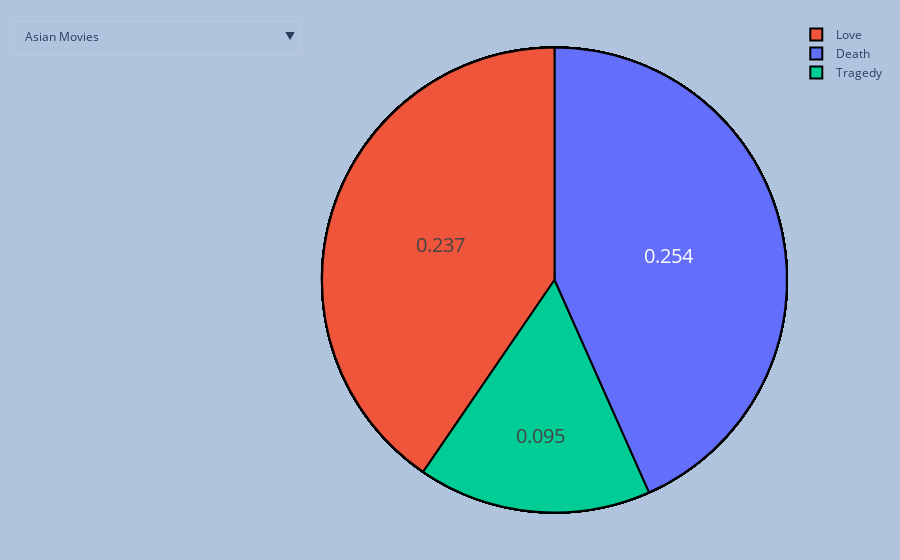

Write notebook code for a chart like this one.
### Code cell
import plotly.graph_objects as go
import numpy as np
import pandas as pd

theme_columns = ["death", "love", "tragedy"]

unique_genre = list()
MOVIES["new_genres"].apply(lambda x: unique_genre.extend(ast.literal_eval(x)))
unique_genre = list(set(unique_genre))
df_themes = MOVIES[theme_columns + ['new_genres']]
dict_themes = {}
for genre in unique_genre:
    df_temp = df_themes[df_themes["new_genres"].apply(lambda x: genre in x)]
    dict_themes[genre] = df_temp[theme_columns].mean().values

df_themes = pd.DataFrame.from_dict(dict_themes, orient="index")
df_themes = df_themes.set_axis(theme_columns, axis=1)

# Create figure
fig = go.Figure()


# Add traces for sin, cos, and tan
for genre in df_themes.index.values:
    df = df_themes.loc[df_themes.index == genre]
    fig.add_trace(go.Pie(labels=df.columns.str.capitalize().values, values=np.round(df.values[0], 3) , name=genre))

# Add dropdown menu to toggle traces
fig.update_layout(
    updatemenus=[
        dict(
            buttons=[
                dict(label=genre,
                     method='update',
                     args=[{'visible': [False if i !=idx else True for i in range(len(df_themes.index.values))]}])
                for idx, genre in enumerate(df_themes.index.values)
            ],
            direction='down',
        )
    ]
)
fig.update_traces(hoverinfo='label+percent', textinfo='value', textfont_size=20,
                  marker=dict(colors=plotly.colors.qualitative.Plotly, line=dict(color='#000000', width=2)))
        
fig.update_layout(
    margin=dict(l=20, r=20, t=20, b=20),
    paper_bgcolor="LightSteelBlue",)

fig.show()
# Save as HTML
fig.write_html("saved_plot.html", auto_open=False)

### Figure 1 — Plotly figure (JSON) as saved in the notebook; plotly's stock layout.template omitted (floating-point values rounded to 4 significant figures)
{"data": [{"hoverinfo": "label+percent", "labels": ["Death", "Love", "Tragedy"], "marker": {"colors": ["#636EFA", "#EF553B", "#00CC96", "#AB63FA", "#FFA15A", "#19D3F3", "#FF6692", "#B6E880", "#FF97FF", "#FECB52"], "line": {"color": "#000000", "width": 2}}, "name": "Asian Movies", "textfont": {"size": 20}, "textinfo": "value", "type": "pie", "values": [0.326, 0.386, 0.107]}, {"hoverinfo": "label+percent", "labels": ["Death", "Love", "Tragedy"], "marker": {"colors": ["#636EFA", "#EF553B", "#00CC96", "#AB63FA", "#FFA15A", "#19D3F3", "#FF6692", "#B6E880", "#FF97FF", "#FECB52"], "line": {"color": "#000000", "width": 2}}, "name": "Action/Adventure", "textfont": {"size": 20}, "textinfo": "value", "type": "pie", "values": [0.429, 0.264, 0.103]}, {"hoverinfo": "label+percent", "labels": ["Death", "Love", "Tragedy"], "marker": {"colors": ["#636EFA", "#EF553B", "#00CC96", "#AB63FA", "#FFA15A", "#19D3F3", "#FF6692", "#B6E880", "#FF97FF", "#FECB52"], "line": {"color": "#000000", "width": 2}}, "name": "Horror", "textfont": {"size": 20}, "textinfo": "value", "type": "pie", "values": [0.554, 0.197, 0.109]}, {"hoverinfo": "label+percent", "labels": ["Death", "Love", "Tragedy"], "marker": {"colors": ["#636EFA", "#EF553B", "#00CC96", "#AB63FA", "#FFA15A", "#19D3F3", "#FF6692", "#B6E880", "#FF97FF", "#FECB52"], "line": {"color": "#000000", "width": 2}}, "name": "Disaster/Dystopia", "textfont": {"size": 20}, "textinfo": "value", "type": "pie", "values": [0.48, 0.251, 0.195]}, {"hoverinfo": "label+percent", "labels": ["Death", "Love", "Tragedy"], "marker": {"colors": ["#636EFA", "#EF553B", "#00CC96", "#AB63FA", "#FFA15A", "#19D3F3", "#FF6692", "#B6E880", "#FF97FF", "#FECB52"], "line": {"color": "#000000", "width": 2}}, "name": "Western", "textfont": {"size": 20}, "textinfo": "value", "type": "pie", "values": [0.352, 0.202, 0.06]}, {"hoverinfo": "label+percent", "labels": ["Death", "Love", "Tragedy"], "marker": {"colors": ["#636EFA", "#EF553B", "#00CC96", "#AB63FA", "#FFA15A", "#19D3F3", "#FF6692", "#B6E880", "#FF97FF", "#FECB52"], "line": {"color": "#000000", "width": 2}}, "name": "Music/Dance", "textfont": {"size": 20}, "textinfo": "value", "type": "pie", "values": [0.213, 0.417, 0.086]}, {"hoverinfo": "label+percent", "labels": ["Death", "Love", "Tragedy"], "marker": {"colors": ["#636EFA", "#EF553B", "#00CC96", "#AB63FA", "#FFA15A", "#19D3F3", "#FF6692", "#B6E880", "#FF97FF", "#FECB52"], "line": {"color": "#000000", "width": 2}}, "name": "Comedy", "textfont": {"size": 20}, "textinfo": "value", "type": "pie", "values": [0.241, 0.362, 0.094]}, {"hoverinfo": "label+percent", "labels": ["Death", "Love", "Tragedy"], "marker": {"colors": ["#636EFA", "#EF553B", "#00CC96", "#AB63FA", "#FFA15A", "#19D3F3", "#FF6692", "#B6E880", "#FF97FF", "#FECB52"], "line": {"color": "#000000", "width": 2}}, "name": "Unconventional", "textfont": {"size": 20}, "textinfo": "value", "type": "pie", "values": [0.366, 0.311, 0.123]}, {"hoverinfo": "label+percent", "labels": ["Death", "Love", "Tragedy"], "marker": {"colors": ["#636EFA", "#EF553B", "#00CC96", "#AB63FA", "#FFA15A", "#19D3F3", "#FF6692", "#B6E880", "#FF97FF", "#FECB52"], "line": {"color": "#000000", "width": 2}}, "name": "Old-fashioned/classical style", "textfont": {"size": 20}, "textinfo": "value", "type": "pie", "values": [0.224, 0.3, 0.073]}, {"hoverinfo": "label+percent", "labels": ["Death", "Love", "Tragedy"], "marker": {"colors": ["#636EFA", "#EF553B", "#00CC96", "#AB63FA", "#FFA15A", "#19D3F3", "#FF6692", "#B6E880", "#FF97FF", "#FECB52"], "line": {"color": "#000000", "width": 2}}, "name": "War/combat", "textfont": {"size": 20}, "textinfo": "value", "type": "pie", "values": [0.361, 0.267, 0.11]}, {"hoverinfo": "label+percent", "labels": ["Death", "Love", "Tragedy"], "marker": {"colors": ["#636EFA", "#EF553B", "#00CC96", "#AB63FA", "#FFA15A", "#19D3F3", "#FF6692", "#B6E880", "#FF97FF", "#FECB52"], "line": {"color": "#000000", "width": 2}}, "name": "Short Film", "textfont": {"size": 20}, "textinfo": "value", "type": "pie", "values": [0.201, 0.203, 0.084]}, {"hoverinfo": "label+percent", "labels": ["Death", "Love", "Tragedy"], "marker": {"colors": ["#636EFA", "#EF553B", "#00CC96", "#AB63FA", "#FFA15A", "#19D3F3", "#FF6692", "#B6E880", "#FF97FF", "#FECB52"], "line": {"color": "#000000", "width": 2}}, "name": "Adaptation", "textfont": {"size": 20}, "textinfo": "value", "type": "pie", "values": [0.391, 0.368, 0.131]}, {"hoverinfo": "label+percent", "labels": ["Death", "Love", "Tragedy"], "marker": {"colors": ["#636EFA", "#EF553B", "#00CC96", "#AB63FA", "#FFA15A", "#19D3F3", "#FF6692", "#B6E880", "#FF97FF", "#FECB52"], "line": {"color": "#000000", "width": 2}}, "name": "Mystery/Suspense", "textfont": {"size": 20}, "textinfo": "value", "type": "pie", "values": [0.547, 0.224, 0.092]}, {"hoverinfo": "label+percent", "labels": ["Death", "Love", "Tragedy"], "marker": {"colors": ["#636EFA", "#EF553B", "#00CC96", "#AB63FA", "#FFA15A", "#19D3F3", "#FF6692", "#B6E880", "#FF97FF", "#FECB52"], "line": {"color": "#000000", "width": 2}}, "name": "Children's/Family", "textfont": {"size": 20}, "textinfo": "value", "type": "pie", "values": [0.29, 0.327, 0.132]}, {"hoverinfo": "label+percent", "labels": ["Death", "Love", "Tragedy"], "marker": {"colors": ["#636EFA", "#EF553B", "#00CC96", "#AB63FA", "#FFA15A", "#19D3F3", "#FF6692", "#B6E880", "#FF97FF", "#FECB52"], "line": {"color": "#000000", "width": 2}}, "name": "Holiday Film", "textfont": {"size": 20}, "textinfo": "value", "type": "pie", "values": [0.283, 0.37, 0.199]}, {"hoverinfo": "label+percent", "labels": ["Death", "Love", "Tragedy"], "marker": {"colors": ["#636EFA", "#EF553B", "#00CC96", "#AB63FA", "#FFA15A", "#19D3F3", "#FF6692", "#B6E880", "#FF97FF", "#FECB52"], "line": {"color": "#000000", "width": 2}}, "name": "Other", "textfont": {"size": 20}, "textinfo": "value", "type": "pie", "values": [0.39, 0.304, 0.123]}, {"hoverinfo": "label+percent", "labels": ["Death", "Love", "Tragedy"], "marker": {"colors": ["#636EFA", "#EF553B", "#00CC96", "#AB63FA", "#FFA15A", "#19D3F3", "#FF6692", "#B6E880", "#FF97FF", "#FECB52"], "line": {"color": "#000000", "width": 2}}, "name": "Historical", "textfont": {"size": 20}, "textinfo": "value", "type": "pie", "values": [0.339, 0.355, 0.122]}, {"hoverinfo": "label+percent", "labels": ["Death", "Love", "Tragedy"], "marker": {"colors": ["#636EFA", "#EF553B", "#00CC96", "#AB63FA", "#FFA15A", "#19D3F3", "#FF6692", "#B6E880", "#FF97FF", "#FECB52"], "line": {"color": "#000000", "width": 2}}, "name": "Science Fiction", "textfont": {"size": 20}, "textinfo": "value", "type": "pie", "values": [0.467, 0.253, 0.139]}, {"hoverinfo": "label+percent", "labels": ["Death", "Love", "Tragedy"], "marker": {"colors": ["#636EFA", "#EF553B", "#00CC96", "#AB63FA", "#FFA15A", "#19D3F3", "#FF6692", "#B6E880", "#FF97FF", "#FECB52"], "line": {"color": "#000000", "width": 2}}, "name": "Friendships, Family & Personal Relationships", "textfont": {"size": 20}, "textinfo": "value", "type": "pie", "values": [0.429, 0.298, 0.124]}, {"hoverinfo": "label+percent", "labels": ["Death", "Love", "Tragedy"], "marker": {"colors": ["#636EFA", "#EF553B", "#00CC96", "#AB63FA", "#FFA15A", "#19D3F3", "#FF6692", "#B6E880", "#FF97FF", "#FECB52"], "line": {"color": "#000000", "width": 2}}, "name": "Adult", "textfont": {"size": 20}, "textinfo": "value", "type": "pie", "values": [0.26, 0.42, 0.092]}, {"hoverinfo": "label+percent", "labels": ["Death", "Love", "Tragedy"], "marker": {"colors": ["#636EFA", "#EF553B", "#00CC96", "#AB63FA", "#FFA15A", "#19D3F3", "#FF6692", "#B6E880", "#FF97FF", "#FECB52"], "line": {"color": "#000000", "width": 2}}, "name": "Teen", "textfont": {"size": 20}, "textinfo": "value", "type": "pie", "values": [0.359, 0.412, 0.139]}, {"hoverinfo": "label+percent", "labels": ["Death", "Love", "Tragedy"], "marker": {"colors": ["#636EFA", "#EF553B", "#00CC96", "#AB63FA", "#FFA15A", "#19D3F3", "#FF6692", "#B6E880", "#FF97FF", "#FECB52"], "line": {"color": "#000000", "width": 2}}, "name": "Drama", "textfont": {"size": 20}, "textinfo": "value", "type": "pie", "values": [0.298, 0.356, 0.104]}, {"hoverinfo": "label+percent", "labels": ["Death", "Love", "Tragedy"], "marker": {"colors": ["#636EFA", "#EF553B", "#00CC96", "#AB63FA", "#FFA15A", "#19D3F3", "#FF6692", "#B6E880", "#FF97FF", "#FECB52"], "line": {"color": "#000000", "width": 2}}, "name": "Sports", "textfont": {"size": 20}, "textinfo": "value", "type": "pie", "values": [0.28, 0.313, 0.122]}, {"hoverinfo": "label+percent", "labels": ["Death", "Love", "Tragedy"], "marker": {"colors": ["#636EFA", "#EF553B", "#00CC96", "#AB63FA", "#FFA15A", "#19D3F3", "#FF6692", "#B6E880", "#FF97FF", "#FECB52"], "line": {"color": "#000000", "width": 2}}, "name": "Prison", "textfont": {"size": 20}, "textinfo": "value", "type": "pie", "values": [0.548, 0.182, 0.11]}, {"hoverinfo": "label+percent", "labels": ["Death", "Love", "Tragedy"], "marker": {"colors": ["#636EFA", "#EF553B", "#00CC96", "#AB63FA", "#FFA15A", "#19D3F3", "#FF6692", "#B6E880", "#FF97FF", "#FECB52"], "line": {"color": "#000000", "width": 2}}, "name": "Political", "textfont": {"size": 20}, "textinfo": "value", "type": "pie", "values": [0.358, 0.273, 0.102]}, {"hoverinfo": "label+percent", "labels": ["Death", "Love", "Tragedy"], "marker": {"colors": ["#636EFA", "#EF553B", "#00CC96", "#AB63FA", "#FFA15A", "#19D3F3", "#FF6692", "#B6E880", "#FF97FF", "#FECB52"], "line": {"color": "#000000", "width": 2}}, "name": "Indie", "textfont": {"size": 20}, "textinfo": "value", "type": "pie", "values": [0.25, 0.312, 0.094]}, {"hoverinfo": "label+percent", "labels": ["Death", "Love", "Tragedy"], "marker": {"colors": ["#636EFA", "#EF553B", "#00CC96", "#AB63FA", "#FFA15A", "#19D3F3", "#FF6692", "#B6E880", "#FF97FF", "#FECB52"], "line": {"color": "#000000", "width": 2}}, "name": "Spy", "textfont": {"size": 20}, "textinfo": "value", "type": "pie", "values": [0.449, 0.262, 0.092]}, {"hoverinfo": "label+percent", "labels": ["Death", "Love", "Tragedy"], "marker": {"colors": ["#636EFA", "#EF553B", "#00CC96", "#AB63FA", "#FFA15A", "#19D3F3", "#FF6692", "#B6E880", "#FF97FF", "#FECB52"], "line": {"color": "#000000", "width": 2}}, "name": "Romance", "textfont": {"size": 20}, "textinfo": "value", "type": "pie", "values": [0.2, 0.534, 0.093]}, {"hoverinfo": "label+percent", "labels": ["Death", "Love", "Tragedy"], "marker": {"colors": ["#636EFA", "#EF553B", "#00CC96", "#AB63FA", "#FFA15A", "#19D3F3", "#FF6692", "#B6E880", "#FF97FF", "#FECB52"], "line": {"color": "#000000", "width": 2}}, "name": "Religious Film", "textfont": {"size": 20}, "textinfo": "value", "type": "pie", "values": [0.332, 0.305, 0.156]}, {"hoverinfo": "label+percent", "labels": ["Death", "Love", "Tragedy"], "marker": {"colors": ["#636EFA", "#EF553B", "#00CC96", "#AB63FA", "#FFA15A", "#19D3F3", "#FF6692", "#B6E880", "#FF97FF", "#FECB52"], "line": {"color": "#000000", "width": 2}}, "name": "Thriller", "textfont": {"size": 20}, "textinfo": "value", "type": "pie", "values": [0.532, 0.236, 0.1]}, {"hoverinfo": "label+percent", "labels": ["Death", "Love", "Tragedy"], "marker": {"colors": ["#636EFA", "#EF553B", "#00CC96", "#AB63FA", "#FFA15A", "#19D3F3", "#FF6692", "#B6E880", "#FF97FF", "#FECB52"], "line": {"color": "#000000", "width": 2}}, "name": "Fantasy", "textfont": {"size": 20}, "textinfo": "value", "type": "pie", "values": [0.372, 0.342, 0.132]}, {"hoverinfo": "label+percent", "labels": ["Death", "Love", "Tragedy"], "marker": {"colors": ["#636EFA", "#EF553B", "#00CC96", "#AB63FA", "#FFA15A", "#19D3F3", "#FF6692", "#B6E880", "#FF97FF", "#FECB52"], "line": {"color": "#000000", "width": 2}}, "name": "World cinema", "textfont": {"size": 20}, "textinfo": "value", "type": "pie", "values": [0.338, 0.391, 0.108]}, {"hoverinfo": "label+percent", "labels": ["Death", "Love", "Tragedy"], "marker": {"colors": ["#636EFA", "#EF553B", "#00CC96", "#AB63FA", "#FFA15A", "#19D3F3", "#FF6692", "#B6E880", "#FF97FF", "#FECB52"], "line": {"color": "#000000", "width": 2}}, "name": "Crime", "textfont": {"size": 20}, "textinfo": "value", "type": "pie", "values": [0.498, 0.229, 0.084]}, {"hoverinfo": "label+percent", "labels": ["Death", "Love", "Tragedy"], "marker": {"colors": ["#636EFA", "#EF553B", "#00CC96", "#AB63FA", "#FFA15A", "#19D3F3", "#FF6692", "#B6E880", "#FF97FF", "#FECB52"], "line": {"color": "#000000", "width": 2}}, "name": "LGBT", "textfont": {"size": 20}, "textinfo": "value", "type": "pie", "values": [0.275, 0.434, 0.106]}, {"hoverinfo": "label+percent", "labels": ["Death", "Love", "Tragedy"], "marker": {"colors": ["#636EFA", "#EF553B", "#00CC96", "#AB63FA", "#FFA15A", "#19D3F3", "#FF6692", "#B6E880", "#FF97FF", "#FECB52"], "line": {"color": "#000000", "width": 2}}, "name": "Animation", "textfont": {"size": 20}, "textinfo": "value", "type": "pie", "values": [0.318, 0.248, 0.125]}, {"hoverinfo": "label+percent", "labels": ["Death", "Love", "Tragedy"], "marker": {"colors": ["#636EFA", "#EF553B", "#00CC96", "#AB63FA", "#FFA15A", "#19D3F3", "#FF6692", "#B6E880", "#FF97FF", "#FECB52"], "line": {"color": "#000000", "width": 2}}, "name": "Supernatural/Monster", "textfont": {"size": 20}, "textinfo": "value", "type": "pie", "values": [0.571, 0.205, 0.137]}, {"hoverinfo": "label+percent", "labels": ["Death", "Love", "Tragedy"], "marker": {"colors": ["#636EFA", "#EF553B", "#00CC96", "#AB63FA", "#FFA15A", "#19D3F3", "#FF6692", "#B6E880", "#FF97FF", "#FECB52"], "line": {"color": "#000000", "width": 2}}, "name": "Non-fiction/Educational", "textfont": {"size": 20}, "textinfo": "value", "type": "pie", "values": [0.258, 0.241, 0.09]}, {"hoverinfo": "label+percent", "labels": ["Death", "Love", "Tragedy"], "marker": {"colors": ["#636EFA", "#EF553B", "#00CC96", "#AB63FA", "#FFA15A", "#19D3F3", "#FF6692", "#B6E880", "#FF97FF", "#FECB52"], "line": {"color": "#000000", "width": 2}}, "name": "Coming of age", "textfont": {"size": 20}, "textinfo": "value", "type": "pie", "values": [0.287, 0.457, 0.128]}, {"hoverinfo": "label+percent", "labels": ["Death", "Love", "Tragedy"], "marker": {"colors": ["#636EFA", "#EF553B", "#00CC96", "#AB63FA", "#FFA15A", "#19D3F3", "#FF6692", "#B6E880", "#FF97FF", "#FECB52"], "line": {"color": "#000000", "width": 2}}, "name": "Culture & Society", "textfont": {"size": 20}, "textinfo": "value", "type": "pie", "values": [0.254, 0.237, 0.095]}], "layout": {"margin": {"b": 20, "l": 20, "r": 20, "t": 20}, "paper_bgcolor": "LightSteelBlue", "updatemenus": [{"buttons": [{"args": [{"visible": [true, false, false, false, false, false, false, false, false, false, false, false, false, false, false, false, false, false, false, false, false, false, false, false, false, false, false, false, false, false, false, false, false, false, false, false, false, false, false]}], "label": "Asian Movies", "method": "update"}, {"args": [{"visible": [false, true, false, false, false, false, false, false, false, false, false, false, false, false, false, false, false, false, false, false, false, false, false, false, false, false, false, false, false, false, false, false, false, false, false, false, false, false, false]}], "label": "Action/Adventure", "method": "update"}, {"args": [{"visible": [false, false, true, false, false, false, false, false, false, false, false, false, false, false, false, false, false, false, false, false, false, false, false, false, false, false, false, false, false, false, false, false, false, false, false, false, false, false, false]}], "label": "Horror", "method": "update"}, {"args": [{"visible": [false, false, false, true, false, false, false, false, false, false, false, false, false, false, false, false, false, false, false, false, false, false, false, false, false, false, false, false, false, false, false, false, false, false, false, false, false, false, false]}], "label": "Disaster/Dystopia", "method": "update"}, {"args": [{"visible": [false, false, false, false, true, false, false, false, false, false, false, false, false, false, false, false, false, false, false, false, false, false, false, false, false, false, false, false, false, false, false, false, false, false, false, false, false, false, false]}], "label": "Western", "method": "update"}, {"args": [{"visible": [false, false, false, false, false, true, false, false, false, false, false, false, false, false, false, false, false, false, false, false, false, false, false, false, false, false, false, false, false, false, false, false, false, false, false, false, false, false, false]}], "label": "Music/Dance", "method": "update"}, {"args": [{"visible": [false, false, false, false, false, false, true, false, false, false, false, false, false, false, false, false, false, false, false, false, false, false, false, false, false, false, false, false, false, false, false, false, false, false, false, false, false, false, false]}], "label": "Comedy", "method": "update"}, {"args": [{"visible": [false, false, false, false, false, false, false, true, false, false, false, false, false, false, false, false, false, false, false, false, false, false, false, false, false, false, false, false, false, false, false, false, false, false, false, false, false, false, false]}], "label": "Unconventional", "method": "update"}, {"args": [{"visible": [false, false, false, false, false, false, false, false, true, false, false, false, false, false, false, false, false, false, false, false, false, false, false, false, false, false, false, false, false, false, false, false, false, false, false, false, false, false, false]}], "label": "Old-fashioned/classical style", "method": "update"}, {"args": [{"visible": [false, false, false, false, false, false, false, false, false, true, false, false, false, false, false, false, false, false, false, false, false, false, false, false, false, false, false, false, false, false, false, false, false, false, false, false, false, false, false]}], "label": "War/combat", "method": "update"}, {"args": [{"visible": [false, false, false, false, false, false, false, false, false, false, true, false, false, false, false, false, false, false, false, false, false, false, false, false, false, false, false, false, false, false, false, false, false, false, false, false, false, false, false]}], "label": "Short Film", "method": "update"}, {"args": [{"visible": [false, false, false, false, false, false, false, false, false, false, false, true, false, false, false, false, false, false, false, false, false, false, false, false, false, false, false, false, false, false, false, false, false, false, false, false, false, false, false]}], "label": "Adaptation", "method": "update"}, {"args": [{"visible": [false, false, false, false, false, false, false, false, false, false, false, false, true, false, false, false, false, false, false, false, false, false, false, false, false, false, false, false, false, false, false, false, false, false, false, false, false, false, false]}], "label": "Mystery/Suspense", "method": "update"}, {"args": [{"visible": [false, false, false, false, false, false, false, false, false, false, false, false, false, true, false, false, false, false, false, false, false, false, false, false, false, false, false, false, false, false, false, false, false, false, false, false, false, false, false]}], "label": "Children's/Family", "method": "update"}, {"args": [{"visible": [false, false, false, false, false, false, false, false, false, false, false, false, false, false, true, false, false, false, false, false, false, false, false, false, false, false, false, false, false, false, false, false, false, false, false, false, false, false, false]}], "label": "Holiday Film", "method": "update"}, {"args": [{"visible": [false, false, false, false, false, false, false, false, false, false, false, false, false, false, false, true, false, false, false, false, false, false, false, false, false, false, false, false, false, false, false, false, false, false, false, false, false, false, false]}], "label": "Other", "method": "update"}, {"args": [{"visible": [false, false, false, false, false, false, false, false, false, false, false, false, false, false, false, false, true, false, false, false, false, false, false, false, false, false, false, false, false, false, false, false, false, false, false, false, false, false, false]}], "label": "Historical", "method": "update"}, {"args": [{"visible": [false, false, false, false, false, false, false, false, false, false, false, false, false, false, false, false, false, true, false, false, false, false, false, false, false, false, false, false, false, false, false, false, false, false, false, false, false, false, false]}], "label": "Science Fiction", "method": "update"}, {"args": [{"visible": [false, false, false, false, false, false, false, false, false, false, false, false, false, false, false, false, false, false, true, false, false, false, false, false, false, false, false, false, false, false, false, false, false, false, false, false, false, false, false]}], "label": "Friendships, Family & Personal Relationships", "method": "update"}, {"args": [{"visible": [false, false, false, false, false, false, false, false, false, false, false, false, false, false, false, false, false, false, false, true, false, false, false, false, false, false, false, false, false, false, false, false, false, false, false, false, false, false, false]}], "label": "Adult", "method": "update"}, {"args": [{"visible": [false, false, false, false, false, false, false, false, false, false, false, false, false, false, false, false, false, false, false, false, true, false, false, false, false, false, false, false, false, false, false, false, false, false, false, false, false, false, false]}], "label": "Teen", "method": "update"}, {"args": [{"visible": [false, false, false, false, false, false, false, false, false, false, false, false, false, false, false, false, false, false, false, false, false, true, false, false, false, false, false, false, false, false, false, false, false, false, false, false, false, false, false]}], "label": "Drama", "method": "update"}, {"args": [{"visible": [false, false, false, false, false, false, false, false, false, false, false, false, false, false, false, false, false, false, false, false, false, false, true, false, false, false, false, false, false, false, false, false, false, false, false, false, false, false, false]}], "label": "Sports", "method": "update"}, {"args": [{"visible": [false, false, false, false, false, false, false, false, false, false, false, false, false, false, false, false, false, false, false, false, false, false, false, true, false, false, false, false, false, false, false, false, false, false, false, false, false, false, false]}], "label": "Prison", "method": "update"}, {"args": [{"visible": [false, false, false, false, false, false, false, false, false, false, false, false, false, false, false, false, false, false, false, false, false, false, false, false, true, false, false, false, false, false, false, false, false, false, false, false, false, false, false]}], "label": "Political", "method": "update"}, {"args": [{"visible": [false, false, false, false, false, false, false, false, false, false, false, false, false, false, false, false, false, false, false, false, false, false, false, false, false, true, false, false, false, false, false, false, false, false, false, false, false, false, false]}], "label": "Indie", "method": "update"}, {"args": [{"visible": [false, false, false, false, false, false, false, false, false, false, false, false, false, false, false, false, false, false, false, false, false, false, false, false, false, false, true, false, false, false, false, false, false, false, false, false, false, false, false]}], "label": "Spy", "method": "update"}, {"args": [{"visible": [false, false, false, false, false, false, false, false, false, false, false, false, false, false, false, false, false, false, false, false, false, false, false, false, false, false, false, true, false, false, false, false, false, false, false, false, false, false, false]}], "label": "Romance", "method": "update"}, {"args": [{"visible": [false, false, false, false, false, false, false, false, false, false, false, false, false, false, false, false, false, false, false, false, false, false, false, false, false, false, false, false, true, false, false, false, false, false, false, false, false, false, false]}], "label": "Religious Film", "method": "update"}, {"args": [{"visible": [false, false, false, false, false, false, false, false, false, false, false, false, false, false, false, false, false, false, false, false, false, false, false, false, false, false, false, false, false, true, false, false, false, false, false, false, false, false, false]}], "label": "Thriller", "method": "update"}, {"args": [{"visible": [false, false, false, false, false, false, false, false, false, false, false, false, false, false, false, false, false, false, false, false, false, false, false, false, false, false, false, false, false, false, true, false, false, false, false, false, false, false, false]}], "label": "Fantasy", "method": "update"}, {"args": [{"visible": [false, false, false, false, false, false, false, false, false, false, false, false, false, false, false, false, false, false, false, false, false, false, false, false, false, false, false, false, false, false, false, true, false, false, false, false, false, false, false]}], "label": "World cinema", "method": "update"}, {"args": [{"visible": [false, false, false, false, false, false, false, false, false, false, false, false, false, false, false, false, false, false, false, false, false, false, false, false, false, false, false, false, false, false, false, false, true, false, false, false, false, false, false]}], "label": "Crime", "method": "update"}, {"args": [{"visible": [false, false, false, false, false, false, false, false, false, false, false, false, false, false, false, false, false, false, false, false, false, false, false, false, false, false, false, false, false, false, false, false, false, true, false, false, false, false, false]}], "label": "LGBT", "method": "update"}, {"args": [{"visible": [false, false, false, false, false, false, false, false, false, false, false, false, false, false, false, false, false, false, false, false, false, false, false, false, false, false, false, false, false, false, false, false, false, false, true, false, false, false, false]}], "label": "Animation", "method": "update"}, {"args": [{"visible": [false, false, false, false, false, false, false, false, false, false, false, false, false, false, false, false, false, false, false, false, false, false, false, false, false, false, false, false, false, false, false, false, false, false, false, true, false, false, false]}], "label": "Supernatural/Monster", "method": "update"}, {"args": [{"visible": [false, false, false, false, false, false, false, false, false, false, false, false, false, false, false, false, false, false, false, false, false, false, false, false, false, false, false, false, false, false, false, false, false, false, false, false, true, false, false]}], "label": "Non-fiction/Educational", "method": "update"}, {"args": [{"visible": [false, false, false, false, false, false, false, false, false, false, false, false, false, false, false, false, false, false, false, false, false, false, false, false, false, false, false, false, false, false, false, false, false, false, false, false, false, true, false]}], "label": "Coming of age", "method": "update"}, {"args": [{"visible": [false, false, false, false, false, false, false, false, false, false, false, false, false, false, false, false, false, false, false, false, false, false, false, false, false, false, false, false, false, false, false, false, false, false, false, false, false, false, true]}], "label": "Culture & Society", "method": "update"}], "direction": "down"}]}}
